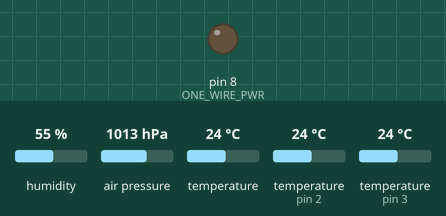
This sketch was run on a simulated Arduino Uno, built with avr-gcc and run on an emulated ATmega328P. Shown: output pins drawn as LEDs (lit = HIGH). The inputs (shaded band) are chosen by the test bench; at power-on: humidity 55 %, air pressure 1013 hPa, temperature 24 °C, temperature (sensors on pin 2, pin 3) 24 °C. No radio packets arrive unless stated; pins used as bus, display or sensor lines are not drawn.

Above: at 1.0 s.
At 71.2 s:
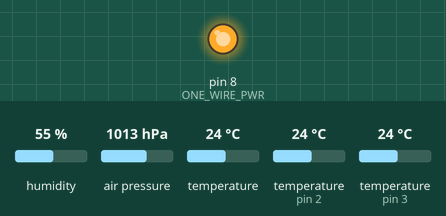
Timing chart, 0 to 86.9 s (numbered marks = the images above):
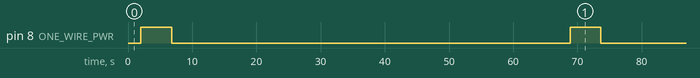

The sketch:

SensorNode.ino
```cpp
// SensorNode - part of arduino-based weather station
//
// Measure Temperature(DS18B20), Humidity(DHT22), Pressure(BMP180) and send it via FS1000A(315Mhz) RF-module
//

boolean debug=0;   //Set to 1 for console debugging

const int ONE_WIRE_PWR=8;
const int ONE_WIRE_BUS=3;
const int DHT22_PWR=9;
const int DHT22_PIN=2;

#include <RH_ASK.h>
#include <SPI.h>   // from RH_ASK: not actually used but needed to compile
#include <DHT.h>
#include <OneWire.h>
#include <DallasTemperature.h>
#include <Wire.h>
#include <Adafruit_BMP085.h>

DHT dht(DHT22_PIN, DHT22);
OneWire oneWire(ONE_WIRE_BUS);
DallasTemperature ds18b20(&oneWire);
Adafruit_BMP085 bmp;
RH_ASK radio;

struct SensorData {
  float dht22_t;
  float dht22_h;
  float ds18b20_t;
  float bmp180_t;
  float bmp180_p;
  float bmp180_a;
  long battery;
};

SensorData sensor;

// https://code.google.com/p/tinkerit/wiki/SecretVoltmeter
// reading power voltage using internal chip 1.1 reference
long readVcc() {
	long result;
	// Read 1.1V reference against AVcc
	ADMUX = _BV(REFS0) | _BV(MUX3) | _BV(MUX2) | _BV(MUX1);
	delay(2); // Wait for Vref to settle
	ADCSRA |= _BV(ADSC); // Convert
	while (bit_is_set(ADCSRA,ADSC));
	result = ADCL;
	result |= ADCH<<8;
	result = 1126400L / result; // Back-calculate AVcc in mV
	return result;
}

void setup()
{
    if (debug==1)
    {
      Serial.begin(9600);	  // Debugging only
      Serial.println("SensorNode start.");
    }

	// set power pins
    pinMode(DHT22_PWR,OUTPUT);
    pinMode(ONE_WIRE_PWR,OUTPUT);

	// init DHT22 and switch off power
    dht.begin();
    digitalWrite(DHT22_PWR,LOW);

	// init OneWire bus and switch off power
    ds18b20.begin();
    digitalWrite(ONE_WIRE_PWR,LOW);

	// init BMP 180
    bmp.begin();

	// init radio
    radio.init();
    radio.setModeIdle();
}

void loop()
{
	// Read data from DHT22
	digitalWrite(DHT22_PWR,HIGH);
	delay(2000);   // time for wake up
	sensor.dht22_h = dht.readHumidity();
	sensor.dht22_t = dht.readTemperature();   // Read temperature as Celsius
	digitalWrite(DHT22_PWR,LOW);

	// Read data from OneWire
	digitalWrite(ONE_WIRE_PWR,HIGH);
	delay(4000);   // time for wake up
	ds18b20.requestTemperatures(); // Send the command to get temperatures
	sensor.ds18b20_t = ds18b20.getTempCByIndex(0);
	digitalWrite(ONE_WIRE_PWR,LOW);

	// Read data from BMP180
	sensor.bmp180_t = bmp.readTemperature();
	sensor.bmp180_p = bmp.readPressure();
	sensor.bmp180_a = bmp.readAltitude();

	// Read Voltage value
	sensor.battery = readVcc();

	// Enable radio and send data
	radio.setModeTx();
	radio.send((uint8_t*)&sensor, sizeof(sensor));
	radio.waitPacketSent();
	radio.setModeIdle();

	// Debugging output
	if (debug==1)
	{
	  Serial.print("DHT22    T:");
	  Serial.print(sensor.dht22_t);
	  Serial.print("*C ");
	  Serial.print("H:");
	  Serial.print(sensor.dht22_h);
	  Serial.println("%\t");

	  Serial.print("DS18B20  T:");
	  Serial.print(sensor.ds18b20_t);
	  Serial.println("*C ");

	  Serial.print("BMP180   T:");
	  Serial.print(sensor.bmp180_t);
	  Serial.print("*C ");
	  Serial.print("P:");
	  Serial.print(sensor.bmp180_p);
	  Serial.print("Pa ");
	  Serial.print("A:");
	  Serial.print(sensor.bmp180_a);
	  Serial.println("m");
	  Serial.println(readVcc());
	}

	// Sleep for next reading
	delay(60000);
}
```

Measured:
- by itself, pin 8 (ONE_WIRE_PWR): alternates HIGH for 4.8 s and LOW for 62.1 s
